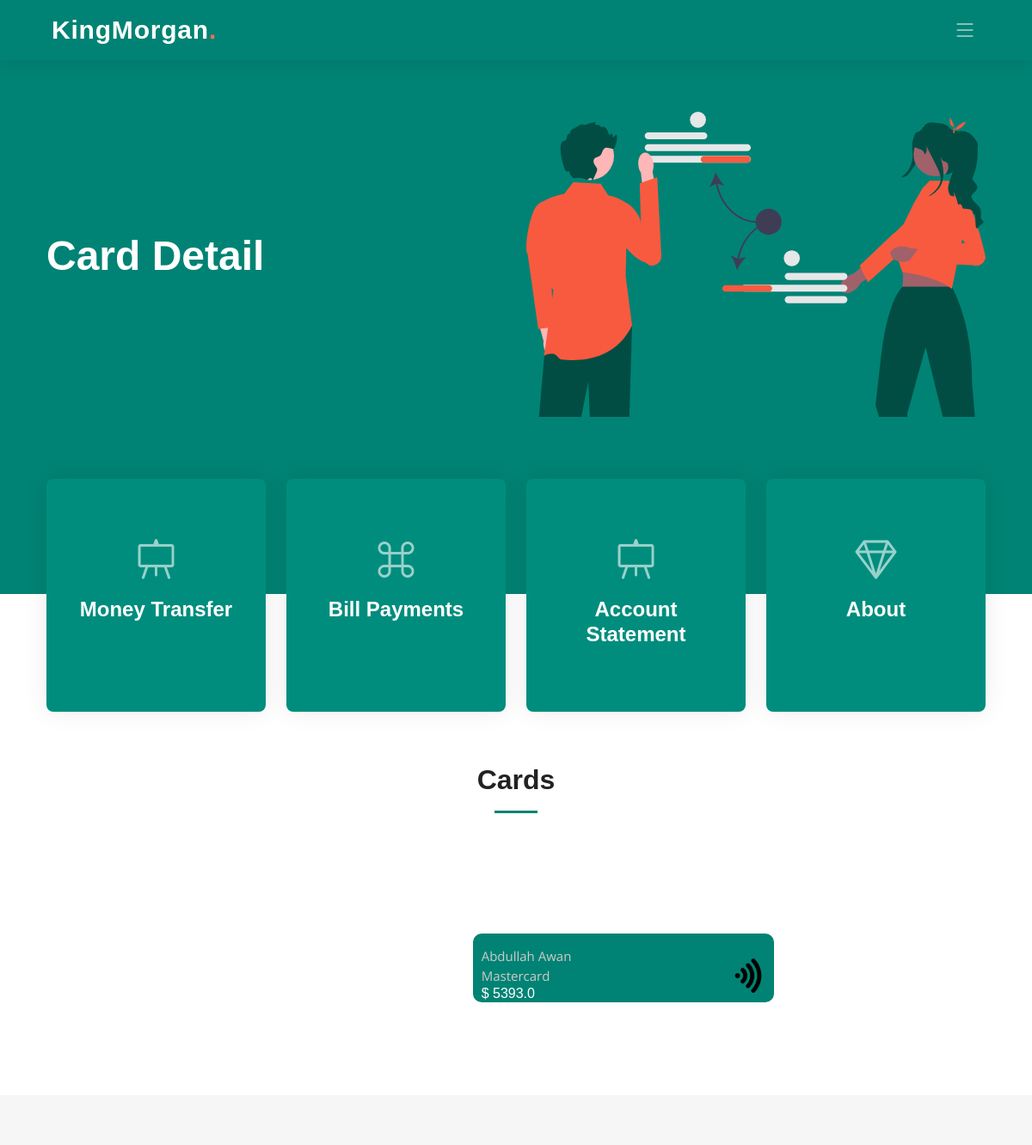
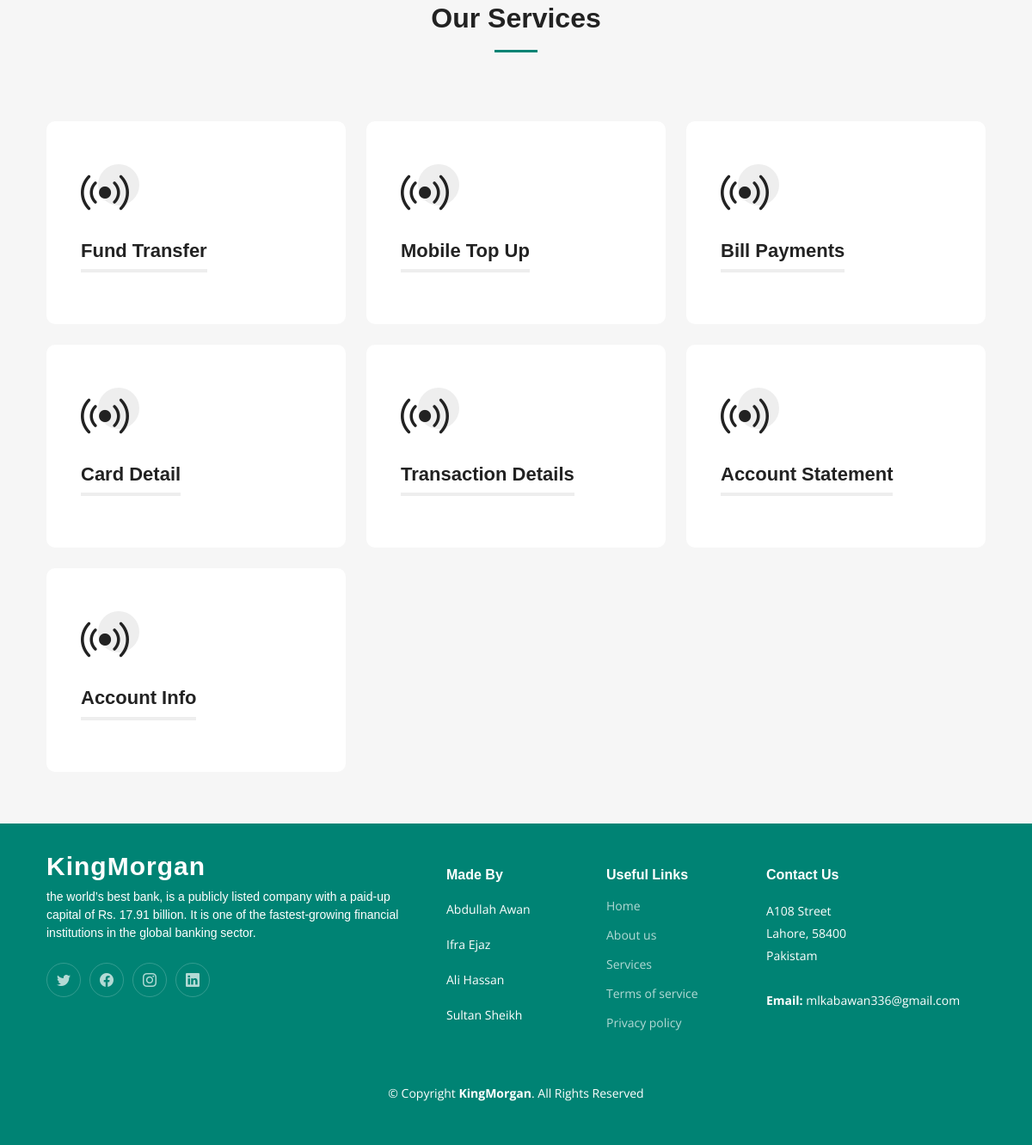
/card/ (signed in), run on the app's committed database (2 pictures, top to bottom).
### app/models.py (models this page shows)
class User(models.Model):
    name = models.CharField(max_length=100)
    email = models.EmailField()
    password = models.CharField(max_length=100)
    phone = models.CharField(max_length=100)
    address = models.CharField(max_length=100)
    CNIC = models.CharField(max_length=14, unique=True)
    phone = models.CharField(max_length=13, unique=True)
    username = models.CharField(max_length=150,unique=True, null=False,default="")  # Added username field

class ATMcards(models.Model):
    VISA = 'Visa'
    MASTERCARD = 'Mastercard'
    AMERICAN_EXPRESS = 'American Express'
    CARD_TYPE_CHOICES = [
        (VISA, 'Visa'),
        (MASTERCARD, 'Mastercard'),
        (AMERICAN_EXPRESS, 'American Express'),
    ]
    accounts = models.ForeignKey(Accounts, on_delete=models.CASCADE)
    card_number = models.CharField(max_length=16, unique=True)
    pin = models.CharField(max_length=4)
    expiry_date = models.DateField()
    card_type = models.CharField(max_length=20, choices=CARD_TYPE_CHOICES)
    is_active = models.BooleanField(default=False)

class Accounts(models.Model):
    SAVING = 'Saving'
    CURRENT = 'Current'
    FIXED_DEPOSIT = 'Fixed Deposit'
    ACCOUNT_TYPE_CHOICES = [
        (SAVING, 'Saving'),
        (CURRENT, 'Current'),
        (FIXED_DEPOSIT, 'Fixed Deposit'),
    ]
    ACTIVE = 'Active'
    INACTIVE = 'Inactive'
    STATUS_CHOICES = [
        (ACTIVE, 'Active'),
        (INACTIVE, 'Inactive'),
    ]
    user = models.ForeignKey(User, on_delete=models.CASCADE)
    account_number = models.CharField(max_length=100, unique=True)
    balance = models.FloatField()
    account_type = models.CharField(max_length=20, choices=ACCOUNT_TYPE_CHOICES, default=CURRENT)
    status = models.CharField(max_length=20, choices=STATUS_CHOICES, default=ACTIVE)
    bank_id = models.ForeignKey('Banks', on_delete=models.CASCADE, default=11)

### app/views.py (the view)
# urls.py: path('card/', views.card, name='carddetail'),
def card(request):
    user_id = request.session.get('user')  # Make sure this session key is correct
    user = get_object_or_404(User, pk=user_id)
    account = get_object_or_404(Accounts, user_id=user)  # Use user instance here
    card = get_object_or_404(ATMcards, accounts_id=account)  # Use account instance here
    return render(request, 'dashboard/carddetail.html',{'card': card, 'account': account,'services': services,'user': user})

### app/templates/Dashboard/carddetail.html (shortened to what this page needs)
{% extends 'dashboard/index.html' %}
{% load static %}
{% block extra_head %}
  <link href="{% static 'css/card.css' %}" rel="stylesheet">
{% endblock extra_head %}
{% block hero %}<h2><span>Card Detail</span></h2>{% endblock hero %}
{% block content %}
<div class="section-header">
    <h2>Cards</h2>
  </div>
  <div class="card-container d-flex justify-content-center align-items-center" data-aos="fade-up" data-aos-delay="100">
    <div class="row gy-4 justify-content-center align-items-center" data-aos="fade-up" data-aos-delay="100">
      <div class="col-lg-4 col-md-6">
        <div class="upper">
          <div class="card" style="background-color: #008374;">
            <div class="details">
              <div class="d-flex justify-content-between align-items-center">
                <div class="d-flex flex-column card-details">
                  <span class="plus">{{ user.name }}</span>
                  <span class="plus">{{ card.card_type }}</span>
                  <h6 class="amount">$ {{ account.balance }}</h6>
                </div>
              </div>
              <img src="{% static 'img/wifisig.png' %}" width="40" class="coral">
            </div>
          </div>
        </div>
      </div>
    </div>
  </div>
  <section id="services" class="services sections-bg">
    <div class="container" data-aos="fade-up">
        <div class="section-header">
            <h2>Our Services</h2>
        </div>
        <div class="row gy-4" data-aos="fade-up" data-aos-delay="100">
            {% for service in services %}
                <div class="col-lg-4 col-md-6">
                    {% if service.url %}
                        <a href="{% url service.url %}">
                    {% endif %}
                        <div class="service-item position-relative">
                            <div class="icon">
                                <i class="bi {{ service.icon }}"></i>
                            </div>
                            <h3>{{ service.name }}</h3>
                        </div>
                    {% if service.url %}
                        </a>
                    {% endif %}
                </div>
            {% endfor %}
        </div>
    </div>
</section>
{% endblock content %}

### app/static/css/main.css (style rules this page uses)
:root { --font-default: "Open Sans", system-ui, -apple-system, "Segoe UI", Roboto, "Helvetica Neue", Arial, "Noto Sans", "Liberation Sans", sans-serif, "Apple Color Emoji", "Segoe UI Emoji", "Segoe UI Symbol", "Noto Color Emoji"; --font-primary: "Montserrat", sans-serif; --font-secondary: "Poppins", sans-serif; }
:root { --color-default: #222222; --color-primary: #008374; --color-secondary: #f85a40; }
:root { scroll-behavior: smooth; }
body { font-family: var(--font-default); color: var(--color-default); }
a { color: var(--color-primary); text-decoration: none; }
h1, h2, h3, h4, h5, h6 { font-family: var(--font-primary); }
section { padding: 60px 0; overflow: hidden; scroll-margin-top: 70px; overflow: clip; }
.sections-bg { background-color: #f6f6f6; }
.section-header { text-align: center; padding-bottom: 60px; }
.section-header h2 { font-size: 32px; font-weight: 600; margin-bottom: 20px; padding-bottom: 20px; position: relative; }
.section-header h2:after { content: ""; position: absolute; display: block; width: 50px; height: 3px; background: var(--color-primary); left: 0; right: 0; bottom: 0; margin: auto; }
.services { padding: 60px 0; }
.services .service-item { padding: 40px; background: #fff; height: 100%; border-radius: 10px; }
.services .service-item .icon { width: 48px; height: 48px; position: relative; margin-bottom: 50px; }
.services .service-item .icon i { color: var(--color-default); font-size: 56px; transition: ease-in-out 0.3s; z-index: 2; position: relative; }
.services .service-item .icon:before { position: absolute; content: ""; height: 100%; width: 100%; background: #eeeeee; border-radius: 50px; z-index: 1; top: 10px; right: -20px; transition: 0.3s; }
.services .service-item h3 { color: var(--color-default); font-weight: 700; margin: 0 0 20px 0; padding-bottom: 8px; font-size: 22px; position: relative; display: inline-block; border-bottom: 4px solid #eeeeee; transition: 0.3s; }
.hero h2 { font-size: 48px; font-weight: 700; margin-bottom: 20px; color: #fff; }

### app/static/css/card.css (style rules this page uses)
.card { padding: 10px; width: 350px; height: 80px; overflow: hidden; border-radius: 10px; cursor: pointer; border: none; position: relative }
.coral { transform: rotate(90deg) }
.card-details { margin-top: 5px }
.details { display: flex; justify-content: space-between; align-items: center }
.plus { color: #ccc; font-size: 15px }
.amount { color: #fff }
.card-container { display: flex; justify-content: center; align-items: center; height: 200px; width: 100%; }
.card { margin: auto; }

### data on the page
User: name "Abdullah Awan"
ATMcards: card_type "Mastercard"
Accounts: balance "5393.0"

### other printed values
{{ service.name }} "Fund Transfer" "Mobile Top Up" "Bill Payments" "Card Detail" "Transaction Details" "Account Statement" "Account Info"
